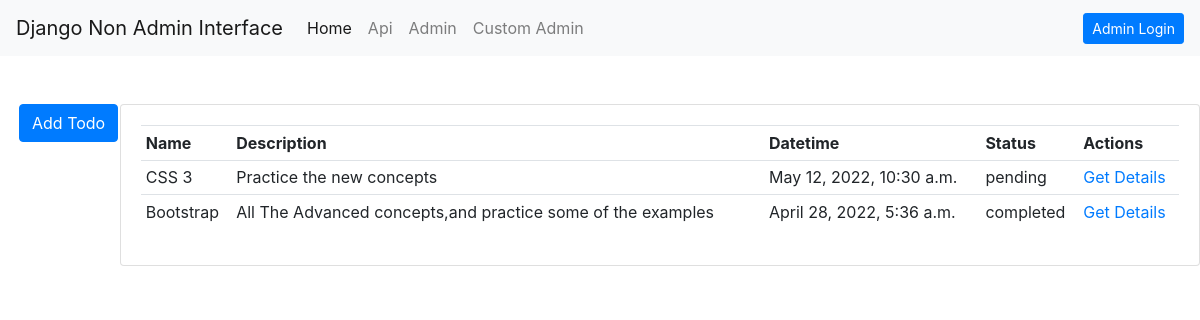
Before: / with the older database file.
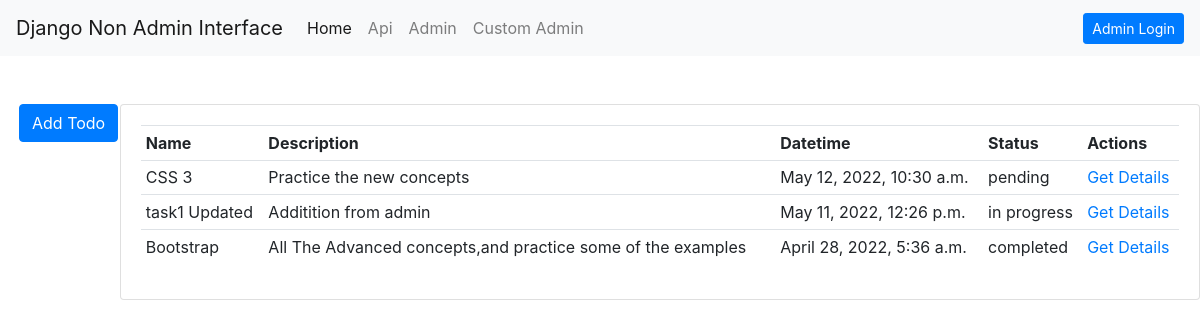
After: the same page with the newer database file.
### todo/models.py (models this page shows, shortened)
class Todo(models.Model):
    STATUS=(
        ("in progress" , "In Progress"),
        ("completed","Completed"),
        ("pending","Pending")
    )
    Title = models.CharField(max_length=50)
    Description = models.TextField()
    Datetime = models.DateTimeField()
    Status = models.CharField(max_length=20,choices=STATUS)
    CreatedAt = models.DateField(auto_now_add=True)
    ModifiedAt = models.DateField(auto_now=True)

### todo/views.py (the view, shortened to what this page needs)
# urls.py: path("",views.homepage,name="todo-list"),
def homepage(request):
    message=""
    form=TodoForm()
    todos=Todo.objects.all().order_by('-Datetime')
    return render(request,'todo/todo_list.html',{'form':form,'todos':todos})

### todo/templates/todo/todo_list.html (shortened to what this page needs)
{%extends 'todo/base.html'%}
{%block content%}
<nav class="navbar navbar-expand-lg navbar-light bg-light">
  <a class="navbar-brand" href="">Django Non Admin Interface</a>
  <div class="collapse navbar-collapse" id="navbarSupportedContent">
    <ul class="navbar-nav mr-auto">
      <li class="nav-item active">
        <a class="nav-link" href="{%url 'todo-list'%}">Home <span class="sr-only">(current)</span></a>
      </li>
      <li class="nav-item ">
        <a class="nav-link" href="{%url 'api'%}">Api<span class="sr-only">(current)</span></a>
      </li>
      <li class="nav-item ">
        <a class="nav-link" href="/admin">Admin<span class="sr-only">(current)</span></a>
      </li>
      <li class="nav-item ">
        <a class="nav-link" href="{%url 'admin-page'%}"> Custom Admin<span class="sr-only">(current)</span></a>
      </li>
    </ul>
    <form class="form-inline my-2 my-lg-0">
      {% if user.is_superuser %}
      <a class="btn btn-sm btn-secondary" href="/padmin">Goto Admin</a>
      {% else %}
      <a class="btn btn-sm btn-primary" href="/padmin/">Admin Login</a>
      {% endif %}
    </form>
  </div>
</nav>
<div class="row mt-5 ml-1">
  <div class="col-lg-1">
    <button type="button" class="btn btn-primary" data-toggle="modal" data-target="#todoModal">
      Add Todo
    </button>
  </div>
  <div class="col-lg-11">
    <div class="card">
      <div class="card-body">
        <table class="table table-sm ">
          <tr>
            <th>Name</th>
            <th>Description</th>
            <th>Datetime</th>
            <th>Status</th>
            <th colspan="">Actions</th>
          </tr>
          {%for todo in todos%}
          <tr>
            <td>{{todo.Title}}</td>
            <td>{{todo.Description}}</td>
            <td>{{todo.Datetime}}</td>
            <td>{{todo.Status}}</td>
            <td><a href="{%url 'todo-detail' todo.id%}">Get Details</a></td>
          </tr>
          {%endfor%}
        </table>
      </div>
    </div>
  </div>
</div>
{%endblock%}

### todo/templates/todo/base.html (shortened to what this page needs)
<!doctype html>
<html lang="en">
<head>
  <link rel="stylesheet" href="https://cdn.jsdelivr.net/npm/bootstrap@4.0.0/dist/css/bootstrap.min.css">
</head>
<body>
  {%block content%}{%endblock%}
</body>
</html>

Changed rows visible on the page:
added Todo: Title "task1 Updated", Description "Additition from admin", Datetime "May 11, 2022, 12:26 p.m.", Status "in progress"
